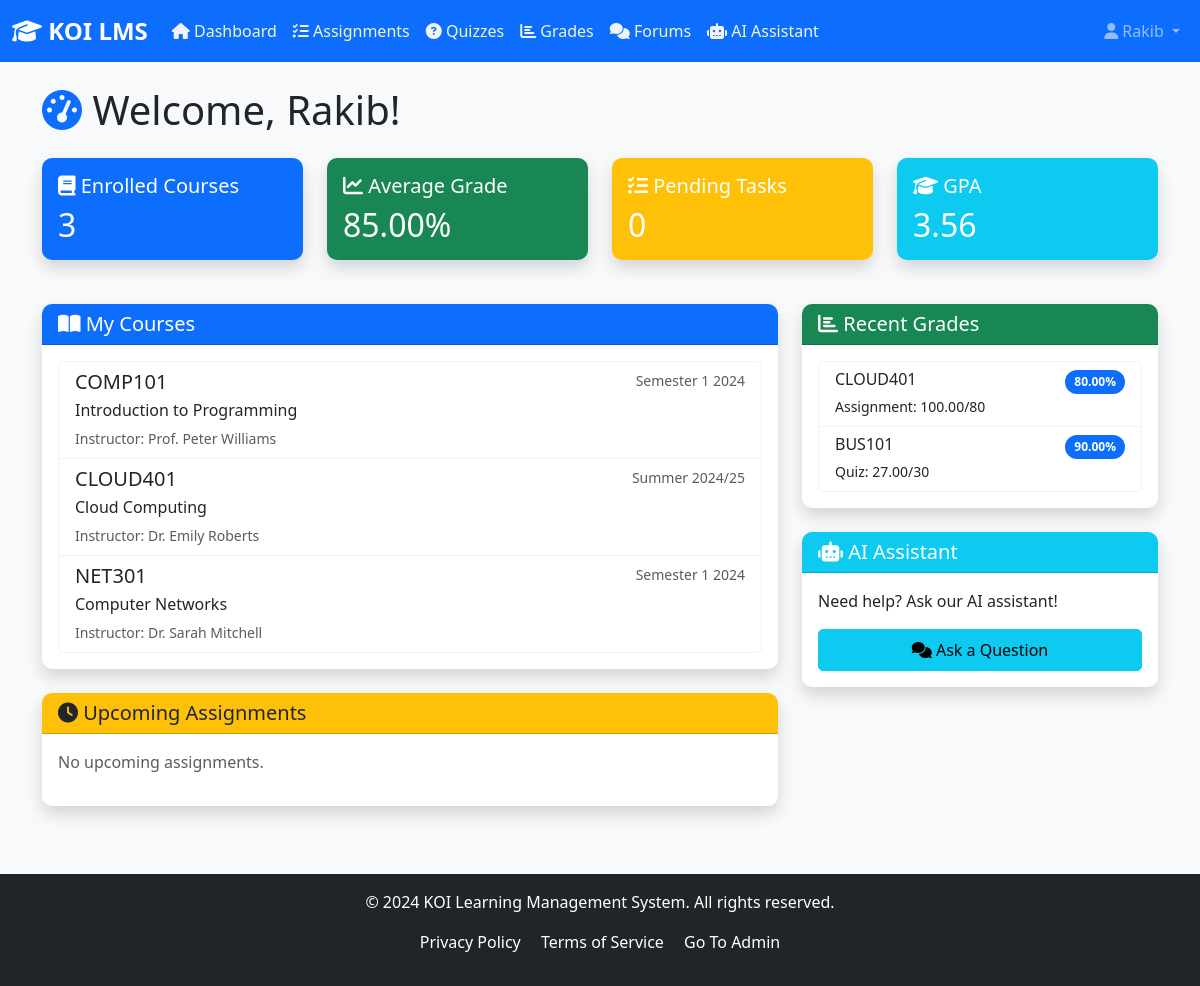
Screenshot of /dashboard/ (signed in) with the database file from the repository.
### lms_core/models.py (models this page shows, shortened)
class Student(models.Model):
    user = models.OneToOneField(User, on_delete=models.CASCADE, related_name='student_profile')
    student_id = models.CharField(max_length=20, unique=True)
    phone = models.CharField(max_length=20, blank=True)
    date_of_birth = models.DateField(null=True, blank=True)
    program = models.CharField(max_length=100)
    enrollment_date = models.DateField(default=timezone.now)  # <- default added
    status = models.CharField(max_length=20, default='Active')
    gpa = models.DecimalField(max_digits=3, decimal_places=2, default=0.0)
    address = models.TextField(blank=True)
    postcode = models.CharField(max_length=10, blank=True)
    state = models.CharField(max_length=10, blank=True)
    international = models.BooleanField(default=False)
    scholarship = models.BooleanField(default=False)
    class Meta:
        ordering = ['student_id']

class Enrollment(models.Model):
    enrollment_id = models.CharField(max_length=20, unique=True)
    student = models.ForeignKey(Student, on_delete=models.CASCADE, related_name='enrollments')
    course = models.ForeignKey(Course, on_delete=models.CASCADE, related_name='enrollments')
    enrollment_date = models.DateField()
    role = models.CharField(max_length=20, default='Student')
    status = models.CharField(max_length=20, default='Enrolled')
    final_grade = models.DecimalField(max_digits=5, decimal_places=2, null=True, blank=True)
    class Meta:
        unique_together = ['student', 'course']
        ordering = ['-enrollment_date']

class Course(models.Model):
    course_id = models.CharField(max_length=50, unique=True)
    course_code = models.CharField(max_length=20)
    course_name = models.CharField(max_length=200)
    instructor = models.CharField(max_length=100)
    term = models.CharField(max_length=50)
    level = models.IntegerField()
    credits = models.IntegerField()
    department = models.CharField(max_length=50)
    max_students = models.IntegerField(default=50)
    enrolled_count = models.IntegerField(default=0)
    mode = models.CharField(max_length=20, default='On-campus')
    start_date = models.DateField()
    end_date = models.DateField()
    description = models.TextField()
    class Meta:
        ordering = ['course_code', 'term']

class Grade(models.Model):
    grade_id = models.CharField(max_length=20, unique=True)
    student = models.ForeignKey(Student, on_delete=models.CASCADE, related_name='grades')
    course = models.ForeignKey(Course, on_delete=models.CASCADE, related_name='grades')
    assessment_id = models.CharField(max_length=50)
    assessment_type = models.CharField(max_length=20)
    marks_obtained = models.DecimalField(max_digits=5, decimal_places=2)
    max_marks = models.IntegerField()
    percentage = models.DecimalField(max_digits=5, decimal_places=2)
    submitted_date = models.DateTimeField()
    graded_date = models.DateTimeField()
    feedback = models.TextField(blank=True)
    class Meta:
        ordering = ['-submitted_date']

### lms_core/views.py (the view)
# urls.py: path('dashboard/', views.admin_dashboard, name='admin_dashboard'),
@login_required
def dashboard(request):
    try:
        student = request.user.student_profile
    except:
        messages.warning(request, 'Student profile not found. Please contact administration.')
        return redirect('login')
    enrollments = Enrollment.objects.filter(
        student=student,
        status='Enrolled'
    ).select_related('course')
    upcoming_assignments = []
    for enrollment in enrollments:
        assignments = Assignment.objects.filter(
            course=enrollment.course,
            due_date__gte=timezone.now()
        ).order_by('due_date')[:3]
        upcoming_assignments.extend(assignments)
    upcoming_assignments = sorted(upcoming_assignments, key=lambda x: x.due_date)[:5]
    recent_grades = Grade.objects.filter(
        student=student
    ).select_related('course').order_by('-graded_date')[:5]
    all_grades = Grade.objects.filter(student=student)
    avg_grade = all_grades.aggregate(Avg('percentage'))['percentage__avg'] or 0
    context = {
        'student': student,
        'enrollments': enrollments,
        'upcoming_assignments': upcoming_assignments,
        'recent_grades': recent_grades,
        'avg_grade': round(avg_grade, 2),
        'total_courses': enrollments.count(),
    }
    return render(request, 'lms_core/dashboard.html', context)

### lms_core/templates/lms_core/dashboard.html (shortened to what this page needs)
{% extends 'lms_core/base.html' %}
{% block content %}
<div class="row">
    <div class="col-12">
        <h1 class="mb-4">
            <i class="fas fa-tachometer-alt text-primary"></i>
            Welcome, {{ student.user.first_name }}!
        </h1>
    </div>
</div>
<div class="row mb-4">
    <div class="col-md-3">
        <div class="card bg-primary text-white shadow">
            <div class="card-body">
                <h5 class="card-title"><i class="fas fa-book"></i> Enrolled Courses</h5>
                <h2 class="mb-0">{{ total_courses }}</h2>
            </div>
        </div>
    </div>
    <div class="col-md-3">
        <div class="card bg-success text-white shadow">
            <div class="card-body">
                <h5 class="card-title"><i class="fas fa-chart-line"></i> Average Grade</h5>
                <h2 class="mb-0">{{ avg_grade }}%</h2>
            </div>
        </div>
    </div>
    <div class="col-md-3">
        <div class="card bg-warning text-white shadow">
            <div class="card-body">
                <h5 class="card-title"><i class="fas fa-tasks"></i> Pending Tasks</h5>
                <h2 class="mb-0">{{ upcoming_assignments|length }}</h2>
            </div>
        </div>
    </div>
    <div class="col-md-3">
        <div class="card bg-info text-white shadow">
            <div class="card-body">
                <h5 class="card-title"><i class="fas fa-graduation-cap"></i> GPA</h5>
                <h2 class="mb-0">{{ student.gpa }}</h2>
            </div>
        </div>
    </div>
</div>
<div class="row">
    <div class="col-md-8">
        <div class="card mb-4 shadow">
            <div class="card-header bg-primary text-white">
                <h5 class="mb-0">
                    <i class="fas fa-book-open"></i> My Courses
                </h5>
            </div>
            <div class="card-body">
                {% if enrollments %}
                <div class="list-group">
                    {% for enrollment in enrollments %}
                    <a href="{% url 'course_detail' enrollment.course.course_id %}"
                       class="list-group-item list-group-item-action">
                        <div class="d-flex w-100 justify-content-between">
                            <h5 class="mb-1">{{ enrollment.course.course_code }}</h5>
                            <small class="text-muted">{{ enrollment.course.term }}</small>
                        </div>
                        <p class="mb-1">{{ enrollment.course.course_name }}</p>
                        <small class="text-muted">Instructor: {{ enrollment.course.instructor }}</small>
                    </a>
                    {% endfor %}
                </div>
                {% else %}
                <p class="text-muted">No enrolled courses yet.</p>
                {% endif %}
            </div>
        </div>
        <div class="card shadow">
            <div class="card-header bg-warning text-dark">
                <h5 class="mb-0">
                    <i class="fas fa-clock"></i> Upcoming Assignments
                </h5>
            </div>
            <div class="card-body">
                {% if upcoming_assignments %}
                <div class="list-group">
                    {% for assignment in upcoming_assignments %}
                    <div class="list-group-item">
                        <div class="d-flex w-100 justify-content-between">
                            <h6 class="mb-1">
                                {{ assignment.course.course_code }}: {{ assignment.title }}
                            </h6>
                            <small class="text-danger">
                                <i class="fas fa-calendar-alt"></i>
                                {{ assignment.due_date|date:"M d, Y H:i" }}
                            </small>
                        </div>
                        <p class="mb-1 small">
                            {{ assignment.assignment_type }} - {{ assignment.max_marks }} marks
                        </p>
                    </div>
                    {% endfor %}
                </div>
                {% else %}
                <p class="text-muted">No upcoming assignments.</p>
                {% endif %}
            </div>
        </div>
    </div>
    <div class="col-md-4">
        <div class="card mb-4 shadow">
            <div class="card-header bg-success text-white">
                <h5 class="mb-0">
                    <i class="fas fa-chart-bar"></i> Recent Grades
                </h5>
            </div>
            <div class="card-body">
                {% if recent_grades %}
                <div class="list-group">
                    {% for grade in recent_grades %}
                    <div class="list-group-item">
                        <div class="d-flex w-100 justify-content-between">
                            <h6 class="mb-1">{{ grade.course.course_code }}</h6>
                            <span class="badge bg-primary rounded-pill">{{ grade.percentage }}%</span>
                        </div>
                        <small>
                            {{ grade.assessment_type }}:
                            {{ grade.marks_obtained }}/{{ grade.max_marks }}
                        </small>
                    </div>
                    {% endfor %}
                </div>
                {% else %}
                <p class="text-muted">No grades yet.</p>
                {% endif %}
            </div>
        </div>
        <div class="card shadow">
            <div class="card-header bg-info text-white">
                <h5 class="mb-0">
                    <i class="fas fa-robot"></i> AI Assistant
                </h5>
            </div>
            <div class="card-body">
                <p>Need help? Ask our AI assistant!</p>
                <a href="{% url 'ai_query' %}" class="btn btn-info w-100">
                    <i class="fas fa-comments"></i> Ask a Question
                </a>
            </div>
        </div>
    </div>
</div>
{% endblock %}

### lms_core/templates/lms_core/base.html (shortened to what this page needs)
<!DOCTYPE html>
<html lang="en">
<head>
    <link href="https://cdn.jsdelivr.net/npm/bootstrap@5.3.0/dist/css/bootstrap.min.css" rel="stylesheet">
    <link rel="stylesheet" href="https://cdnjs.cloudflare.com/ajax/libs/font-awesome/6.4.0/css/all.min.css">
    {% load static %}
    <link rel="stylesheet" href="{% static 'lms_core/css/style.css' %}">
</head>
<body>
    <nav class="navbar navbar-expand-lg navbar-dark bg-primary">
        <div class="container-fluid">
            <a class="navbar-brand" href="{% url 'dashboard' %}">
                <i class="fas fa-graduation-cap"></i> KOI LMS
            </a>
            <div class="collapse navbar-collapse" id="navbarNav">
                {% if user.is_authenticated %}
                <ul class="navbar-nav me-auto">
                    <li class="nav-item">
                        <a class="nav-link" href="{% url 'dashboard' %}" style="color: #f0f4f5;">
    <i class="fas fa-home"></i> Dashboard
</a>
                    </li>
                    <li class="nav-item">
                        <a class="nav-link" href="{% url 'assignments' %}" style="color: #f0f4f5;">
                            <i class="fas fa-tasks"></i> Assignments
                        </a>
                    </li>
                    <li class="nav-item">
                        <a class="nav-link" href="{% url 'quizzes' %}" style="color: #f0f4f5;">
                            <i class="fas fa-question-circle"></i> Quizzes
                        </a>
                    </li>
                    <li class="nav-item">
                        <a class="nav-link" href="{% url 'grades' %}" style="color: #f0f4f5;">
                            <i class="fas fa-chart-bar"></i> Grades
                        </a>
                    </li>
                    <li class="nav-item">
                        <a class="nav-link" href="{% url 'forums' %}" style="color: #f0f4f5;">
                            <i class="fas fa-comments"></i> Forums
                        </a>
                    </li>
                    <li class="nav-item">
                        <a class="nav-link" href="{% url 'ai_query' %}" style="color: #f0f4f5;">
                            <i class="fas fa-robot"></i> AI Assistant
                        </a>
                    </li>
                </ul>
                <ul class="navbar-nav">
                    <li class="nav-item dropdown">
                        <a class="nav-link dropdown-toggle" href="#" id="userDropdown" role="button" data-bs-toggle="dropdown">
                            <i class="fas fa-user"></i> {{ user.username }}
                        </a>
                    </li>
                </ul>
                {% endif %}
            </div>
        </div>
    </nav>
    <main class="container my-4">
        {% block content %}{% endblock %}
    </main>
    <footer class="bg-dark text-white text-center py-3 mt-5">
        <div class="container">
            <p>&copy; 2024 KOI Learning Management System. All rights reserved.</p>
            <p>
                <a href="#" class="text-white me-3">Privacy Policy</a>
                <a href="#" class="text-white me-3">Terms of Service</a>
                <a href="{% url 'teacher_signup' %}" class="text-white">Go To Admin</a>
            </p>
        </div>
    </footer>
    {% load static %}
</body>
</html>

### lms_core/static/lms_core/css/style.css (style rules this page uses)
:root { --primary-color: #0d6efd; --secondary-color: #6c757d; --success-color: #198754; --info-color: #0dcaf0; --warning-color: #ffc107; --danger-color: #dc3545; }
body { font-family: 'Segoe UI', Tahoma, Geneva, Verdana, sans-serif; background-color: #f8f9fa; }
.navbar-brand { font-weight: bold; font-size: 1.5rem; }
.card { border: none; border-radius: 10px; box-shadow: 0 2px 10px rgba(0,0,0,0.1); margin-bottom: 20px; }
.card-header { border-radius: 10px 10px 0 0 !important; font-weight: 600; }
.list-group-item { border: 1px solid rgba(0,0,0,0.05); }
.badge { padding: 0.5em 0.75em; }
.btn { border-radius: 5px; padding: 0.5rem 1rem; }
footer { margin-top: 50px; }
footer a { text-decoration: none; }

### rows the page displays
Student: user.first_name "Rakib", gpa "3.56"
Enrollment: course.course_code "COMP101", course.term "Semester 1 2024", course.course_name "Introduction to Programming", course.instructor "Prof. Peter Williams"
Enrollment: course.course_code "CLOUD401", course.term "Summer 2024/25", course.course_name "Cloud Computing", course.instructor "Dr. Emily Roberts"
Enrollment: course.course_code "NET301", course.term "Semester 1 2024", course.course_name "Computer Networks", course.instructor "Dr. Sarah Mitchell"

### other values shown
{{ user.username }} "Rakib"
{{ total_courses }} "3"
{{ avg_grade }} "85.00"
{{ upcoming_assignments|length }} "0"
